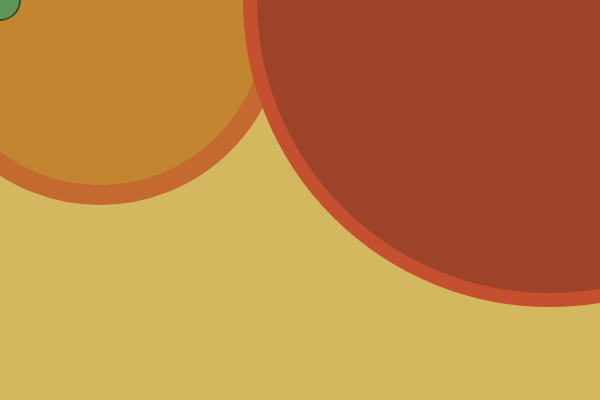
Frame 1 (no input)
Frame 60 (no input): identical to frame 1, image omitted
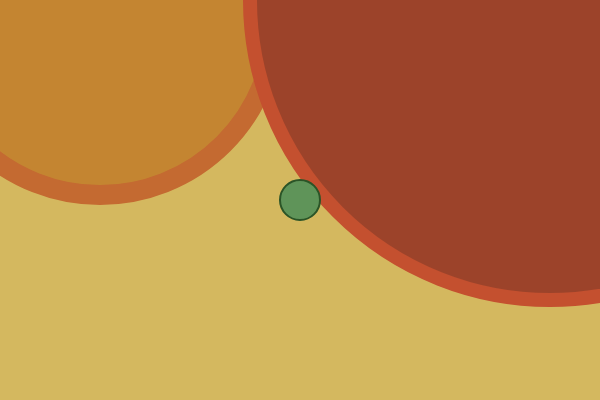
Frame 120 (the mouse pressed at the canvas centre since frame 60)

The p5.js sketch that drew these frames (run headless with seeded random() and noise() and a simulated clock; from frame 60 on, the mouse is pressed at the canvas centre):

// p5.js sketch
// ── sketch.js
function setup() {
  // A canvas 600 pixels wide
  // and 400 pixels high.
  createCanvas(600, 400);
}

function draw() {
  // the background sky is gold!
  background(212,184,95);
  // the 1st medium sun in the top corner, 
  // somewhat covering the background
fill(196,133,49); // poo orange
stroke(196,106,49); // nice orange
strokeWeight(20); // radiation of the sun
  circle(100,20,350)
  // the 2nd large sun in the opposing top corner
  // mostly covering the background
  // whilst overlapping the 1st sun
  fill(156,67,42) // orange again
  stroke(196,80,47) // inverted the radiation 
  strokeWeight(14) // ok
  circle(550,0,600) 
  //the dragon
fill(95,148,89)
// greener
stroke(43, 84, 39) 
// shading the circle outlines
strokeWeight(2)
// kura, the boundless sky
circle(mouseX,mouseY,40);
}
